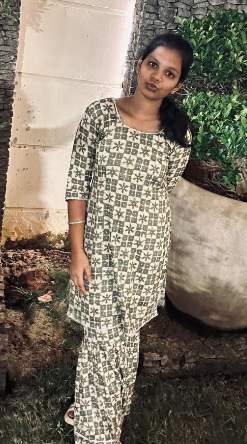
#> input picture myimage.png, 247 x 444 px
$ jupyter execute Untitled17.ipynb
#> lines starting #> are read from the running program, lines starting #| are printed output that depends on the picture
[cell 1]
###
###
###

[cell 2]
import cv2
import numpy as np
import matplotlib.pyplot as plt

[cell 3]
image = cv2.imread('myimage.png')
#> image is the input picture: shape (444, 247, 3); mean B, G, R 105.8, 120.4, 130.4

[cell 4]
plt.imshow(cv2.cvtColor(image, cv2.COLOR_BGR2RGB))  # Convert BGR to RGB for correct display
plt.title("Original Image")
plt.axis('off')

[cell 5]
# Step 2: Image Translation
tx, ty = 100, 50  # Translation factors (shift by 100 pixels horizontally and 50 vertically)
M_translation = np.float32([[1, 0, tx], [0, 1, ty]])  # Translation matrix:
# [1, 0, tx] - Horizontal shift by tx
# [0, 1, ty] - Vertical shift by ty
translated_image = cv2.warpAffine(image, M_translation, (image.shape[1], image.shape[0]))
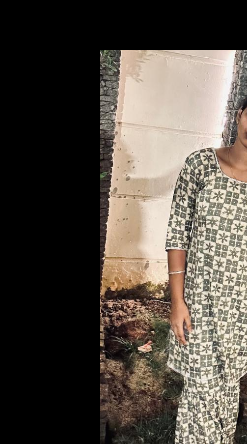
#> translated_image: shape (444, 247, 3); mean B, G, R 69, 77.3, 85.1

plt.imshow(cv2.cvtColor(translated_image, cv2.COLOR_BGR2RGB))  # Display the translated image
plt.title("Translated Image")
plt.axis('off')

[cell 6]
fx, fy = 5.0, 2.0  # Scaling factors (1.5x scaling for both width and height)
scaled_image = cv2.resize(image, None, fx=fx, fy=fy, interpolation=cv2.INTER_LINEAR)
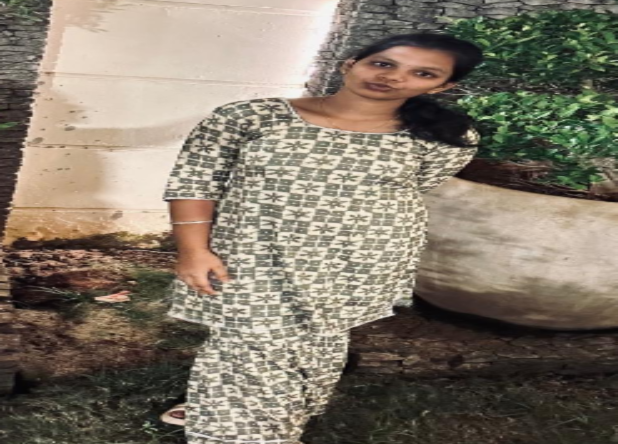
#> scaled_image: shape (888, 1235, 3) (shown at 1/2 size); mean B, G, R 105.7, 120.3, 130.4
# resize: Resize the image by scaling factors fx, fy
# INTER_LINEAR: Uses bilinear interpolation for resizing

plt.imshow(cv2.cvtColor(scaled_image, cv2.COLOR_BGR2RGB))  # Display the scaled image
plt.title("Scaled Image")  # Set title
plt.axis('off')

[cell 7]
shear_matrix = np.float32([[1, 0.5, 0], [0.5, 1, 0]])

sheared_image = cv2.warpAffine(image, shear_matrix, (image.shape[1], image.shape[0]))
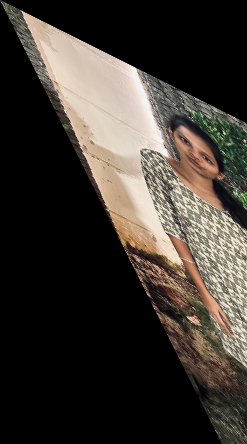
#> sheared_image: shape (444, 247, 3); mean B, G, R 49, 55.2, 61

plt.imshow(cv2.cvtColor(sheared_image, cv2.COLOR_BGR2RGB))
plt.title("Sheared Image")  # Set title
plt.axis('off')

[cell 8]
reflected_image = cv2.flip(image, 2)
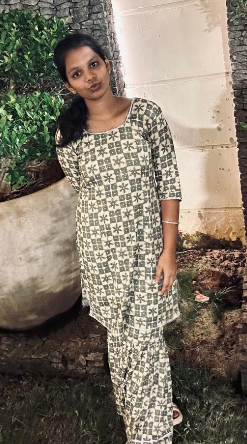
#> reflected_image: shape (444, 247, 3); mean B, G, R 105.8, 120.4, 130.4
plt.imshow(cv2.cvtColor(reflected_image, cv2.COLOR_BGR2RGB))
plt.title("Reflected Image")
plt.axis('off')

[cell 9]
(height, width) = image.shape[:2]
#> height = 444; width = 247
angle = 45
center = (width // 2, height // 2)
#> center = (123, 222)
M_rotation = cv2.getRotationMatrix2D(center, angle, 1)
rotated_image = cv2.warpAffine(image, M_rotation, (width, height))
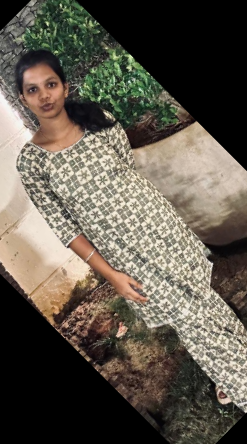
#> rotated_image: shape (444, 247, 3); mean B, G, R 77.1, 88.7, 95.9
plt.imshow(cv2.cvtColor(rotated_image, cv2.COLOR_BGR2RGB))
plt.title("Rotated Image")
plt.axis('off')

[cell 10]
x, y, w, h = 150, 150, 400,200
cropped_image = image[y:y+h, x:x+w]
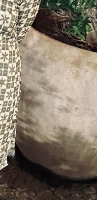
#> cropped_image: shape (200, 97, 3); mean B, G, R 104.2, 119.1, 130.6

[cell 11]
plt.imshow(cv2.cvtColor(cropped_image, cv2.COLOR_BGR2RGB))
plt.title("Cropped Image")
plt.axis('on')
